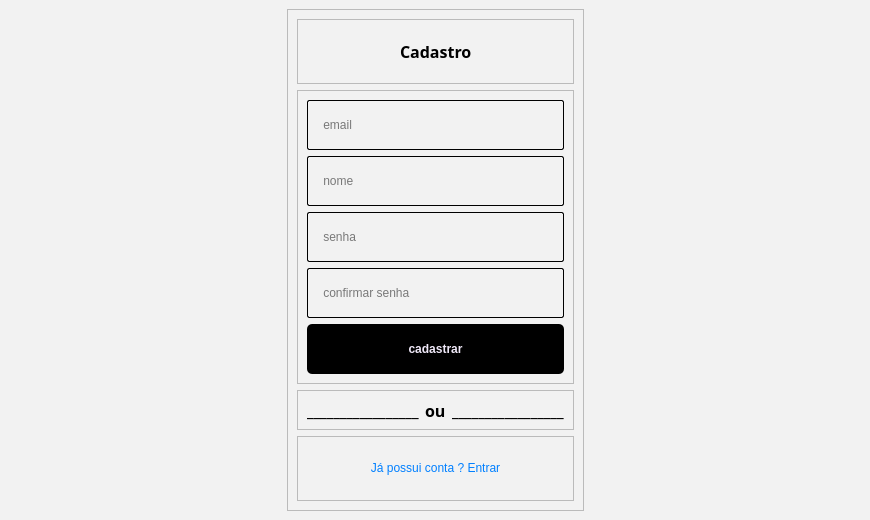
<?xml version="1.0" encoding="UTF-8"?>
<ui version="4.0">
 <class>MainWindow</class>
 <widget class="QMainWindow" name="MainWindow">
  <property name="geometry">
   <rect>
    <x>0</x>
    <y>0</y>
    <width>870</width>
    <height>520</height>
   </rect>
  </property>
  <property name="windowTitle">
   <string>MainWindow</string>
  </property>
  <property name="styleSheet">
   <string notr="true">background-color: rgb(242, 242, 242)

</string>
  </property>
  <widget class="QWidget" name="centralwidget">
   <layout class="QHBoxLayout" name="horizontalLayout">
    <item>
     <spacer name="horizontalSpacer">
      <property name="orientation">
       <enum>Qt::Horizontal</enum>
      </property>
      <property name="sizeHint" stdset="0">
       <size>
        <width>267</width>
        <height>20</height>
       </size>
      </property>
     </spacer>
    </item>
    <item>
     <widget class="QFrame" name="frame">
      <property name="minimumSize">
       <size>
        <width>250</width>
        <height>0</height>
       </size>
      </property>
      <property name="maximumSize">
       <size>
        <width>300</width>
        <height>16777215</height>
       </size>
      </property>
      <property name="frameShape">
       <enum>QFrame::StyledPanel</enum>
      </property>
      <property name="frameShadow">
       <enum>QFrame::Raised</enum>
      </property>
      <layout class="QVBoxLayout" name="verticalLayout">
       <item>
        <widget class="QFrame" name="frame_3">
         <property name="frameShape">
          <enum>QFrame::StyledPanel</enum>
         </property>
         <property name="frameShadow">
          <enum>QFrame::Raised</enum>
         </property>
         <layout class="QHBoxLayout" name="horizontalLayout_3">
          <item>
           <spacer name="horizontalSpacer_3">
            <property name="orientation">
             <enum>Qt::Horizontal</enum>
            </property>
            <property name="sizeHint" stdset="0">
             <size>
              <width>40</width>
              <height>20</height>
             </size>
            </property>
           </spacer>
          </item>
          <item>
           <widget class="QLabel" name="label_2">
            <property name="minimumSize">
             <size>
              <width>0</width>
              <height>0</height>
             </size>
            </property>
            <property name="maximumSize">
             <size>
              <width>100</width>
              <height>16777215</height>
             </size>
            </property>
            <property name="font">
             <font>
              <family>Noto Sans Georgian</family>
              <pointsize>12</pointsize>
              <weight>75</weight>
              <bold>true</bold>
             </font>
            </property>
            <property name="styleSheet">
             <string notr="true">QLabel{
text-align: center;
}</string>
            </property>
            <property name="text">
             <string>Cadastro</string>
            </property>
           </widget>
          </item>
          <item>
           <spacer name="horizontalSpacer_4">
            <property name="orientation">
             <enum>Qt::Horizontal</enum>
            </property>
            <property name="sizeHint" stdset="0">
             <size>
              <width>40</width>
              <height>20</height>
             </size>
            </property>
           </spacer>
          </item>
         </layout>
        </widget>
       </item>
       <item>
        <widget class="QFrame" name="frame_4">
         <property name="maximumSize">
          <size>
           <width>16777215</width>
           <height>300</height>
          </size>
         </property>
         <property name="frameShape">
          <enum>QFrame::StyledPanel</enum>
         </property>
         <property name="frameShadow">
          <enum>QFrame::Raised</enum>
         </property>
         <layout class="QVBoxLayout" name="verticalLayout_2">
          <item>
           <widget class="QLineEdit" name="login_lineEdit_cpf">
            <property name="minimumSize">
             <size>
              <width>0</width>
              <height>50</height>
             </size>
            </property>
            <property name="maximumSize">
             <size>
              <width>16777215</width>
              <height>16777215</height>
             </size>
            </property>
            <property name="styleSheet">
             <string notr="true">border-width: 1px;
border-color: black;
border-style: solid;
display: inline-block;
border-radius: 2px;</string>
            </property>
            <property name="inputMask">
             <string/>
            </property>
            <property name="text">
             <string/>
            </property>
            <property name="placeholderText">
             <string>    email</string>
            </property>
           </widget>
          </item>
          <item>
           <widget class="QLineEdit" name="login_lineEdit_cpf_2">
            <property name="minimumSize">
             <size>
              <width>0</width>
              <height>50</height>
             </size>
            </property>
            <property name="maximumSize">
             <size>
              <width>16777215</width>
              <height>16777215</height>
             </size>
            </property>
            <property name="styleSheet">
             <string notr="true">border-width: 1px;
border-color: black;
border-style: solid;
display: inline-block;
border-radius: 2px;</string>
            </property>
            <property name="inputMask">
             <string/>
            </property>
            <property name="text">
             <string/>
            </property>
            <property name="placeholderText">
             <string>    nome</string>
            </property>
           </widget>
          </item>
          <item>
           <widget class="QLineEdit" name="login_lineEdit_senha">
            <property name="minimumSize">
             <size>
              <width>0</width>
              <height>50</height>
             </size>
            </property>
            <property name="styleSheet">
             <string notr="true">border-width: 1px;
border-color: black;
border-style: solid;
display: inline-block;
border-radius: 2px;</string>
            </property>
            <property name="inputMask">
             <string/>
            </property>
            <property name="text">
             <string/>
            </property>
            <property name="placeholderText">
             <string>    senha</string>
            </property>
           </widget>
          </item>
          <item>
           <widget class="QLineEdit" name="login_lineEdit_cpf_3">
            <property name="minimumSize">
             <size>
              <width>0</width>
              <height>50</height>
             </size>
            </property>
            <property name="maximumSize">
             <size>
              <width>16777215</width>
              <height>16777215</height>
             </size>
            </property>
            <property name="styleSheet">
             <string notr="true">border-width: 1px;
border-color: black;
border-style: solid;
display: inline-block;
border-radius: 2px;</string>
            </property>
            <property name="inputMask">
             <string/>
            </property>
            <property name="text">
             <string/>
            </property>
            <property name="placeholderText">
             <string>    confirmar senha</string>
            </property>
           </widget>
          </item>
          <item>
           <widget class="QPushButton" name="login_pushButton_logar">
            <property name="minimumSize">
             <size>
              <width>0</width>
              <height>50</height>
             </size>
            </property>
            <property name="maximumSize">
             <size>
              <width>16777215</width>
              <height>16777215</height>
             </size>
            </property>
            <property name="font">
             <font>
              <weight>75</weight>
              <bold>true</bold>
             </font>
            </property>
            <property name="cursor">
             <cursorShape>PointingHandCursor</cursorShape>
            </property>
            <property name="styleSheet">
             <string notr="true">QPushButton{
	border-radius: 5px;
	border-image: url(:/Close_Image/cil-x.png);
	background-position: center;
		
	color: rgb(240, 233, 249);
	background-color: rgb(0, 0, 0);
	
}
QPushButton:hover{
	
	
	background-color: rgb(42, 42, 42);
	color: rgb(240, 233, 249);
}
QPushButton:pressed{
	background-color: rgb(35, 35, 35);
	color: rgb(200, 200, 200);
}

</string>
            </property>
            <property name="text">
             <string>cadastrar</string>
            </property>
           </widget>
          </item>
         </layout>
        </widget>
       </item>
       <item>
        <widget class="QFrame" name="frame_2">
         <property name="minimumSize">
          <size>
           <width>0</width>
           <height>40</height>
          </size>
         </property>
         <property name="maximumSize">
          <size>
           <width>16777215</width>
           <height>40</height>
          </size>
         </property>
         <property name="frameShape">
          <enum>QFrame::StyledPanel</enum>
         </property>
         <property name="frameShadow">
          <enum>QFrame::Raised</enum>
         </property>
         <layout class="QHBoxLayout" name="horizontalLayout_2">
          <item>
           <widget class="QLabel" name="label_6">
            <property name="minimumSize">
             <size>
              <width>0</width>
              <height>0</height>
             </size>
            </property>
            <property name="maximumSize">
             <size>
              <width>16777215</width>
              <height>16777215</height>
             </size>
            </property>
            <property name="font">
             <font>
              <family>Noto Sans Georgian</family>
              <pointsize>12</pointsize>
              <weight>75</weight>
              <bold>true</bold>
             </font>
            </property>
            <property name="styleSheet">
             <string notr="true">QLabel{
text-align: center;
}</string>
            </property>
            <property name="text">
             <string>_________________</string>
            </property>
           </widget>
          </item>
          <item>
           <widget class="QLabel" name="label_4">
            <property name="minimumSize">
             <size>
              <width>0</width>
              <height>0</height>
             </size>
            </property>
            <property name="maximumSize">
             <size>
              <width>100</width>
              <height>16777215</height>
             </size>
            </property>
            <property name="font">
             <font>
              <family>Noto Sans Georgian</family>
              <pointsize>12</pointsize>
              <weight>75</weight>
              <bold>true</bold>
             </font>
            </property>
            <property name="styleSheet">
             <string notr="true">QLabel{
text-align: center;
}</string>
            </property>
            <property name="text">
             <string>ou</string>
            </property>
           </widget>
          </item>
          <item>
           <widget class="QLabel" name="label_5">
            <property name="minimumSize">
             <size>
              <width>0</width>
              <height>0</height>
             </size>
            </property>
            <property name="maximumSize">
             <size>
              <width>16777215</width>
              <height>16777215</height>
             </size>
            </property>
            <property name="font">
             <font>
              <family>Noto Sans Georgian</family>
              <pointsize>12</pointsize>
              <weight>75</weight>
              <bold>true</bold>
             </font>
            </property>
            <property name="styleSheet">
             <string notr="true">QLabel{
text-align: center;
}</string>
            </property>
            <property name="text">
             <string>_________________</string>
            </property>
           </widget>
          </item>
         </layout>
        </widget>
       </item>
       <item>
        <widget class="QFrame" name="frame_5">
         <property name="minimumSize">
          <size>
           <width>0</width>
           <height>30</height>
          </size>
         </property>
         <property name="maximumSize">
          <size>
           <width>16777215</width>
           <height>16777215</height>
          </size>
         </property>
         <property name="frameShape">
          <enum>QFrame::StyledPanel</enum>
         </property>
         <property name="frameShadow">
          <enum>QFrame::Raised</enum>
         </property>
         <layout class="QHBoxLayout" name="horizontalLayout_4">
          <item>
           <widget class="QPushButton" name="login_pushButton_entrar_cadastro">
            <property name="maximumSize">
             <size>
              <width>300</width>
              <height>16777215</height>
             </size>
            </property>
            <property name="cursor">
             <cursorShape>PointingHandCursor</cursorShape>
            </property>
            <property name="styleSheet">
             <string notr="true">QPushButton{
	border-radius: 5px;
	border-image: url(:/Close_Image/cil-x.png);
	background-position: center;
	
	color: rgb(0,127,255);
}


</string>
            </property>
            <property name="text">
             <string>Já possui conta ? Entrar</string>
            </property>
           </widget>
          </item>
         </layout>
        </widget>
       </item>
      </layout>
     </widget>
    </item>
    <item>
     <spacer name="horizontalSpacer_2">
      <property name="orientation">
       <enum>Qt::Horizontal</enum>
      </property>
      <property name="sizeHint" stdset="0">
       <size>
        <width>267</width>
        <height>20</height>
       </size>
      </property>
     </spacer>
    </item>
   </layout>
  </widget>
 </widget>
 <resources/>
 <connections/>
</ui>
